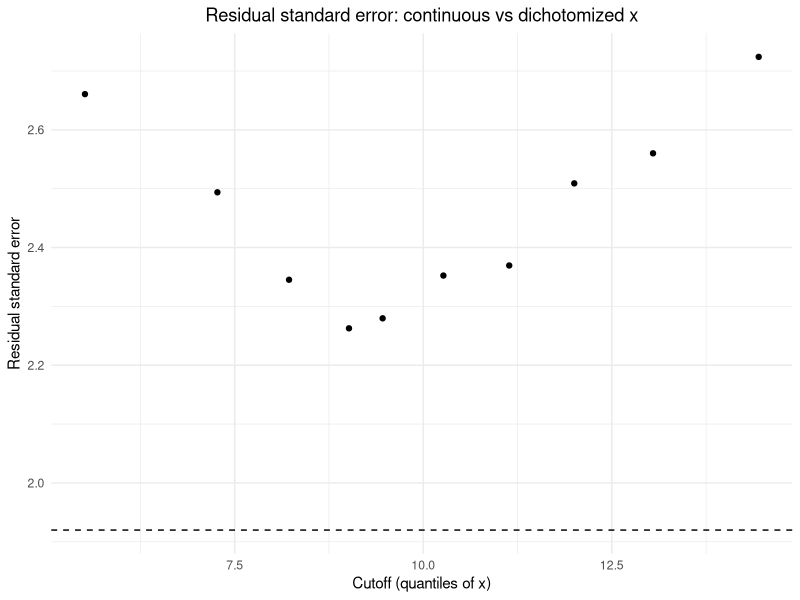

This figure's R source:
# Dichotomization_worsens_your_predictions.R

library(tidyverse)

#set.seed(123)

n <- 300

df <- tibble(
  x = rnorm(n, mean = 10, sd = 3)
) %>%
  mutate(
    y = 2 + 0.8 * x + rnorm(n, 0, 2)
  )

m_cont <- lm(y ~ x, data = df)

base_row <- tibble(
  model = "continuous x",
  cutoff = NA_real_,
  rse = summary(m_cont)$sigma,
  r2 = summary(m_cont)$r.squared
)

cutoffs <- quantile(df$x, probs = seq(0.05, 0.95, length.out = 10), 
                    names = FALSE)

dicho_rows <- map_dfr(cutoffs, function(cut) {
  df2 <- df %>% mutate(x_bin = as.integer(x > cut))
  df2$x_bin <- as.factor(df2$x_bin) 
  m_bin <- lm(y ~ x_bin, data = df2)
  tibble(
    model = "dichotomized x",
    cutoff = cut,
    rse = summary(m_bin)$sigma,
    r2 = summary(m_bin)$r.squared
  )
})

results <- bind_rows(base_row, dicho_rows) %>%
  mutate(
    rse_change = rse - base_row$rse,
    rse_ratio = rse / base_row$rse
  ) %>%
  arrange(is.na(cutoff), cutoff)

results


ggplot(results %>% filter(!is.na(cutoff)), aes(x = cutoff, y = rse)) +
  geom_point() +
  geom_hline(yintercept = results$rse[results$model == "continuous x"], linetype = 2) +
  labs(
    title = "Residual standard error: continuous vs dichotomized x",
    x = "Cutoff (quantiles of x)",
    y = "Residual standard error"
  ) +
  theme_minimal() +
  theme(plot.title = element_text(hjust = 0.5))
